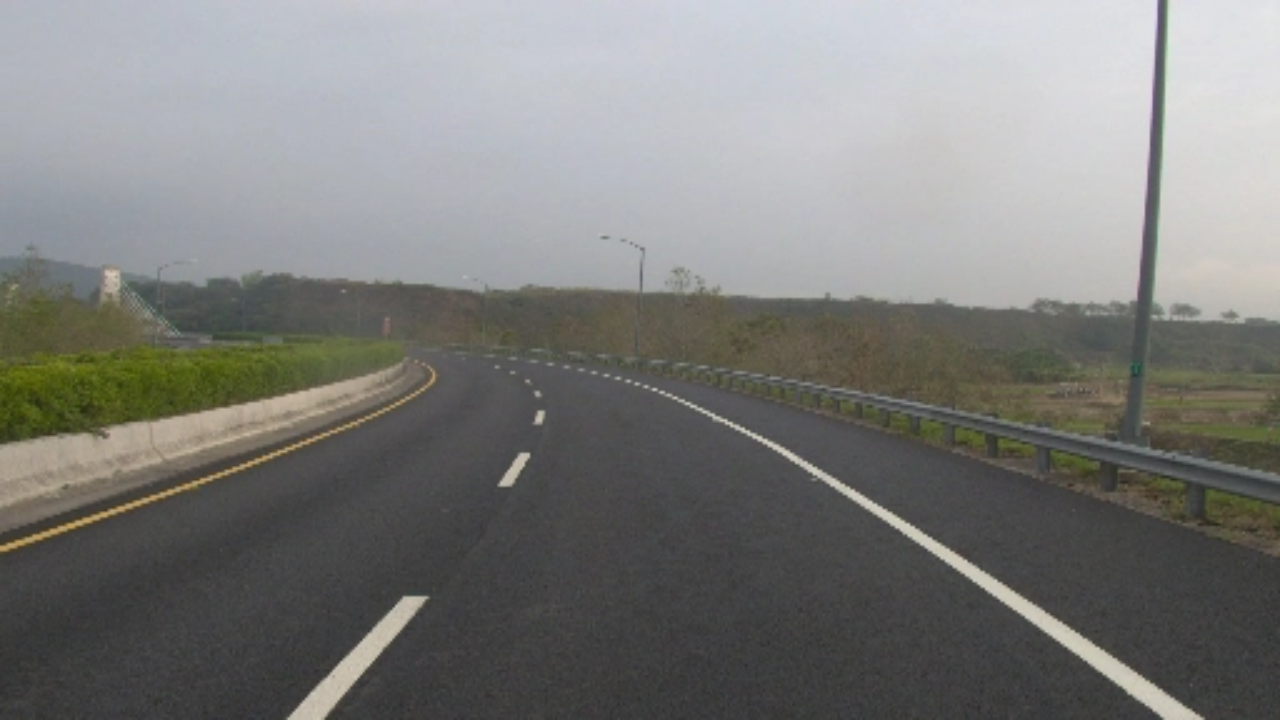
#> input picture test_images/15_171205073052_683_ob.png, 1280 x 720 px; its folder holds only this picture in this run
$ python binarization_utils.py   (older library calls are emulated)
#> lines starting #> are read from the running program, lines starting #| are printed output that depends on the picture; after the words box and inside, x2 and y2 are one past the last pixel; in counts of white or black regions, pixels touching at a corner belong together
import cv2
import numpy as np
import glob
import matplotlib.pyplot as plt


# selected threshold to highlight yellow lines
yellow_HSV_th_min = np.array([0, 70, 70])
yellow_HSV_th_max = np.array([50, 255, 255])


def thresh_frame_in_HSV(frame, min_values, max_values, verbose=False):
    """
    Threshold a color frame in HSV space
    """
    HSV = cv2.cvtColor(frame, cv2.COLOR_BGR2HSV)

    min_th_ok = np.all(HSV > min_values, axis=2)
    max_th_ok = np.all(HSV < max_values, axis=2)

    out = np.logical_and(min_th_ok, max_th_ok)

    if verbose:
        plt.imshow(out, cmap='gray')
        plt.show()

    return out


def thresh_frame_sobel(frame, kernel_size):
    """
    Apply Sobel edge detection to an input frame, then threshold the result
    """
    gray = cv2.cvtColor(frame, cv2.COLOR_BGR2GRAY)

    sobel_x = cv2.Sobel(gray, cv2.CV_64F, 1, 0, ksize=kernel_size)
    sobel_y = cv2.Sobel(gray, cv2.CV_64F, 0, 1, ksize=kernel_size)

    sobel_mag = np.sqrt(sobel_x ** 2 + sobel_y ** 2)
    sobel_mag = np.uint8(sobel_mag / np.max(sobel_mag) * 255)

    _, sobel_mag = cv2.threshold(sobel_mag, 50, 1, cv2.THRESH_BINARY)

    return sobel_mag.astype(bool)


def get_binary_from_equalized_grayscale(frame):
    """
    Apply histogram equalization to an input frame, threshold it and return the (binary) result.
    """
    gray = cv2.cvtColor(frame, cv2.COLOR_BGR2GRAY)

    eq_global = cv2.equalizeHist(gray)

    _, th = cv2.threshold(eq_global, thresh=250, maxval=255, type=cv2.THRESH_BINARY)

    return th


def binarize(img, verbose=False):
    """
    Convert an input frame to a binary image which highlight as most as possible the lane-lines.
    :param img: input color frame
    :param verbose: if True, show intermediate results
    :return: binarized frame
    """
    h, w = img.shape[:2]

    binary = np.zeros(shape=(h, w), dtype=np.uint8)

    # highlight yellow lines by threshold in HSV color space
    HSV_yellow_mask = thresh_frame_in_HSV(img, yellow_HSV_th_min, yellow_HSV_th_max, verbose=False)
    binary = np.logical_or(binary, HSV_yellow_mask)

    # highlight white lines by thresholding the equalized frame
    eq_white_mask = get_binary_from_equalized_grayscale(img)
    binary = np.logical_or(binary, eq_white_mask)

    # get Sobel binary mask (thresholded gradients)
    sobel_mask = thresh_frame_sobel(img, kernel_size=9)
    binary = np.logical_or(binary, sobel_mask)

    # apply a light morphology to "fill the gaps" in the binary image
    kernel = np.ones((5, 5), np.uint8)
    closing = cv2.morphologyEx(binary.astype(np.uint8), cv2.MORPH_CLOSE, kernel)

    if verbose:
        f, ax = plt.subplots(2, 3)
        f.set_facecolor('white')
        ax[0, 0].imshow(cv2.cvtColor(img, cv2.COLOR_BGR2RGB))
        ax[0, 0].set_title('input_frame')
        ax[0, 0].set_axis_off()
        ax[0, 0].set_axis_bgcolor('red')
        ax[0, 1].imshow(eq_white_mask, cmap='gray')
        ax[0, 1].set_title('white mask')
        ax[0, 1].set_axis_off()

        ax[0, 2].imshow(HSV_yellow_mask, cmap='gray')
        ax[0, 2].set_title('yellow mask')
        ax[0, 2].set_axis_off()

        ax[1, 0].imshow(sobel_mask, cmap='gray')
        ax[1, 0].set_title('sobel mask')
        ax[1, 0].set_axis_off()

        ax[1, 1].imshow(binary, cmap='gray')
        ax[1, 1].set_title('before closure')
        ax[1, 1].set_axis_off()

        ax[1, 2].imshow(closing, cmap='gray')
        ax[1, 2].set_title('after closure')
        ax[1, 2].set_axis_off()
        plt.show()

    return closing


if __name__ == '__main__':

    test_images = glob.glob('test_images/*')
    for test_image in test_images:
        img = cv2.imread(test_image)
#> img is the input picture: shape (720, 1280, 3); mean B, G, R 122.9, 125.3, 124.9
        binarize(img=img, verbose=True)
#> in thresh_frame_in_HSV, `HSV = cv2.cvtColor(frame, cv2.COLOR_BGR2HSV)`: HSV: shape (720, 1280, 3); mean H, S, V 69.2, 19.6, 128.5
#> in thresh_frame_in_HSV, `min_th_ok = np.all(HSV > min_values, axis=2)`:
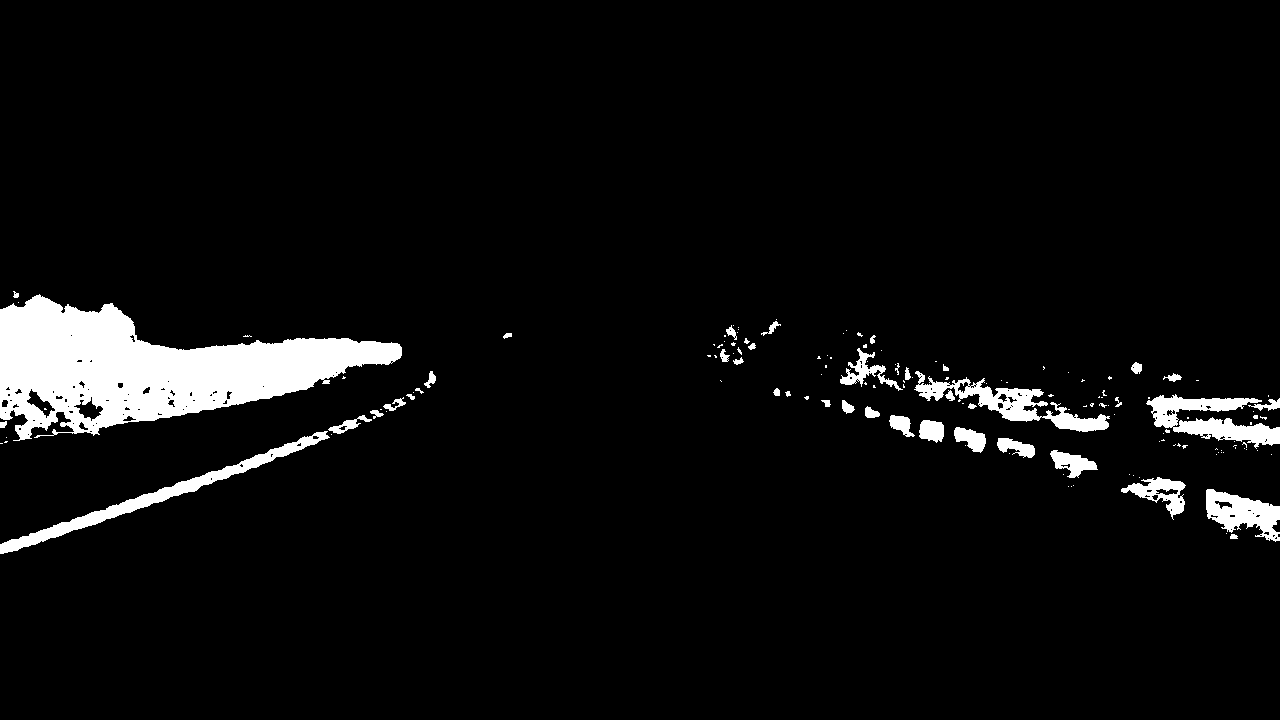
#> min_th_ok: shape (720, 1280) bool; 5.2% white; 146 white regions (103 under 20 px), largest, box (x1, y1, x2, y2) and area: (0, 294, 402, 441) 28849, (0, 431, 330, 554) 3758, (1146, 394, 1280, 449) 3256
#> in thresh_frame_in_HSV, `max_th_ok = np.all(HSV < max_values, axis=2)`:
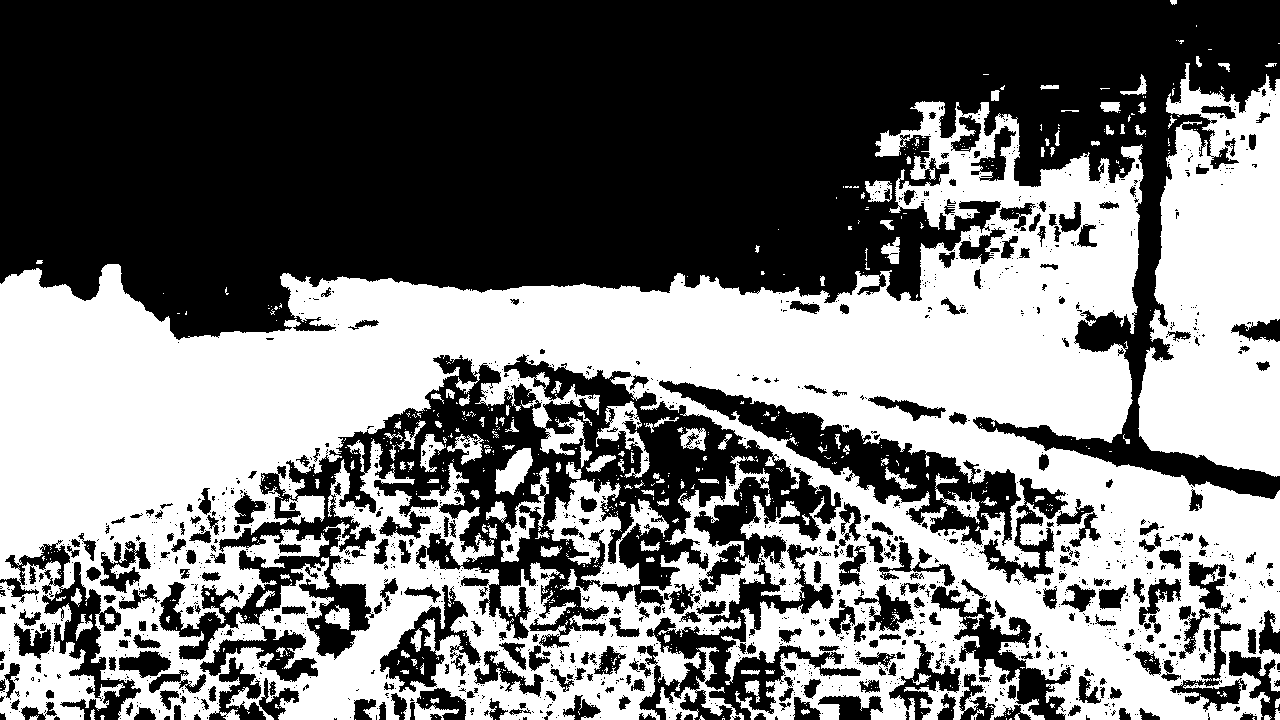
#> max_th_ok: shape (720, 1280) bool; 46.2% white; 741 white regions (615 under 20 px), largest, box (x1, y1, x2, y2) and area: (0, 101, 1280, 720) 366420, (1138, 63, 1280, 477) 42528, (656, 647, 744, 720) 1474
#> in get_binary_from_equalized_grayscale, `eq_global = cv2.equalizeHist(gray)`:
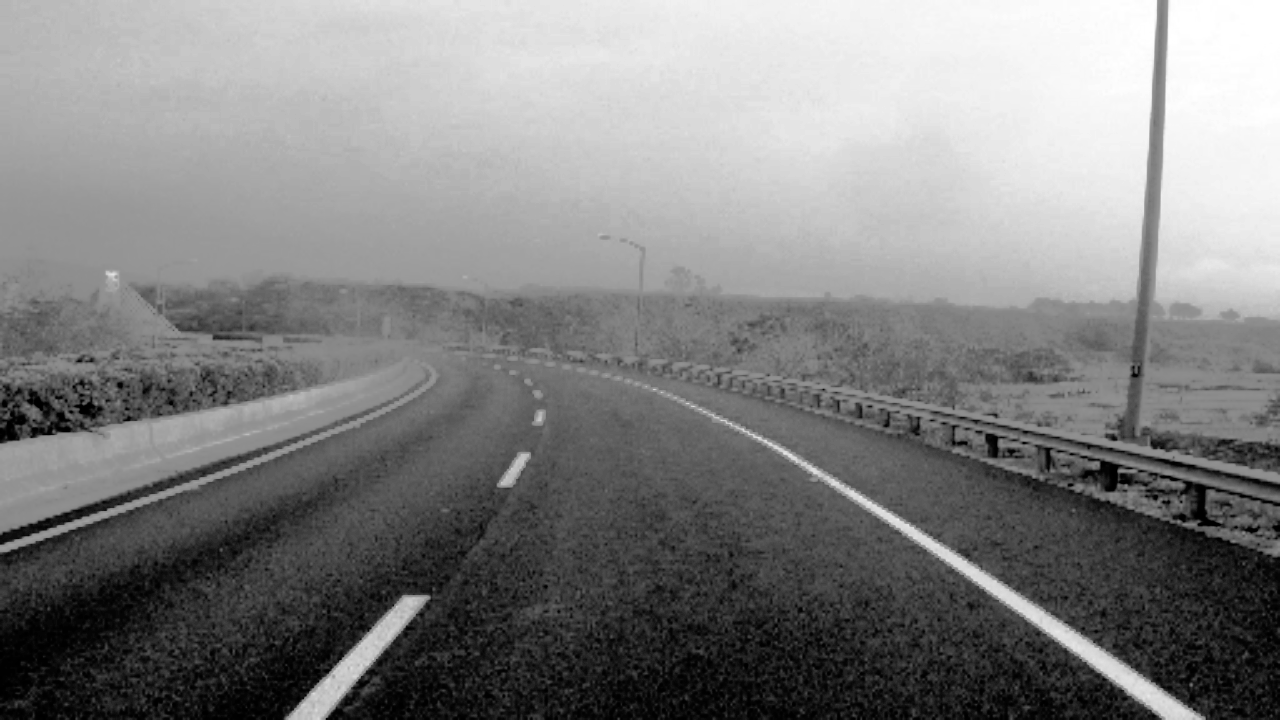
#> eq_global: shape (720, 1280); min 0, max 255, mean 128.8
#> in get_binary_from_equalized_grayscale, `_, th = cv2.threshold(eq_global, thresh=250, maxval=255, type=cv2.THRE..`: th: shape (720, 1280); 2.2% white; 18 white regions (15 under 20 px), largest, box (x1, y1, x2, y2) and area: (1166, 0, 1280, 132) 13051, (1010, 0, 1156, 98) 7158, (1002, 14, 1008, 20) 22
#> in binarize, `binary = np.logical_or(binary, eq_white_mask)`: binary: shape (720, 1280) bool; 7.4% white; 163 white regions (118 under 20 px), largest, box (x1, y1, x2, y2) and area: (0, 294, 402, 441) 28849, (1166, 0, 1280, 132) 13051, (1010, 0, 1156, 98) 7158
#> in thresh_frame_sobel, `sobel_y = cv2.Sobel(gray, cv2.CV_64F, 0, 1, ksize=kernel_size)`:
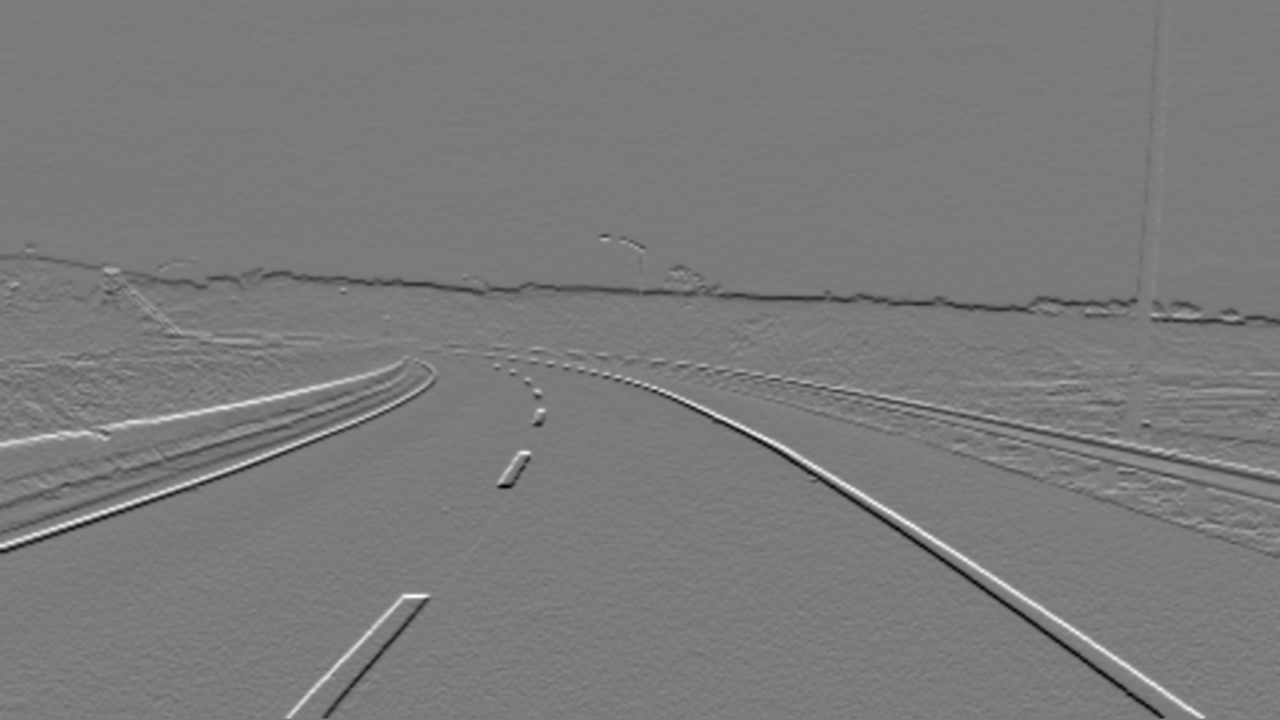
#> sobel_y: shape (720, 1280) float64; min -904305, max 957574, mean -6353.8; drawn with min black and max white
#> in thresh_frame_sobel, `_, sobel_mag = cv2.threshold(sobel_mag, 50, 1, cv2.THRESH_BINARY)`: sobel_mag: shape (720, 1280); values 0 (black) and 1 (white), 4.2% white; 276 white regions (177 under 20 px), largest, box (x1, y1, x2, y2) and area: (633, 380, 1207, 720) 7694, (487, 0, 1161, 314) 5709, (0, 364, 438, 554) 4250
#> in binarize, `binary = np.logical_or(binary, sobel_mask)`: binary: shape (720, 1280) bool; 11.1% white; 353 white regions (233 under 20 px), largest, box (x1, y1, x2, y2) and area: (0, 294, 402, 448) 30827, (1148, 0, 1280, 326) 15943, (487, 0, 1161, 314) 12820
#> in binarize, `closing = cv2.morphologyEx(binary.astype(np.uint8), cv2.MORPH_CLOSE, k..`: closing: shape (720, 1280); values 0 (black) and 1 (white), 12.2% white; 137 white regions (69 under 20 px), largest, box (x1, y1, x2, y2) and area: (255, 0, 1280, 326) 32437, (0, 294, 404, 448) 32241, (752, 344, 1280, 485) 11239
#> in binarize, `plt.show()`:
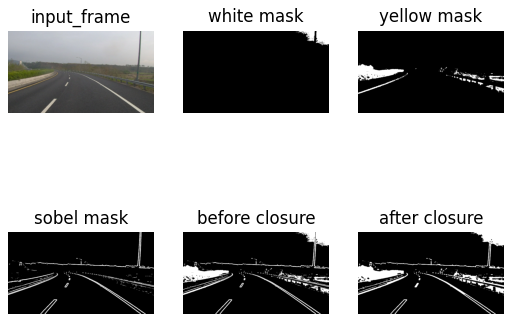
#> figure drawn by matplotlib, 6 panels

$ run again, on test_images/17_170904170632_127_ob.webp
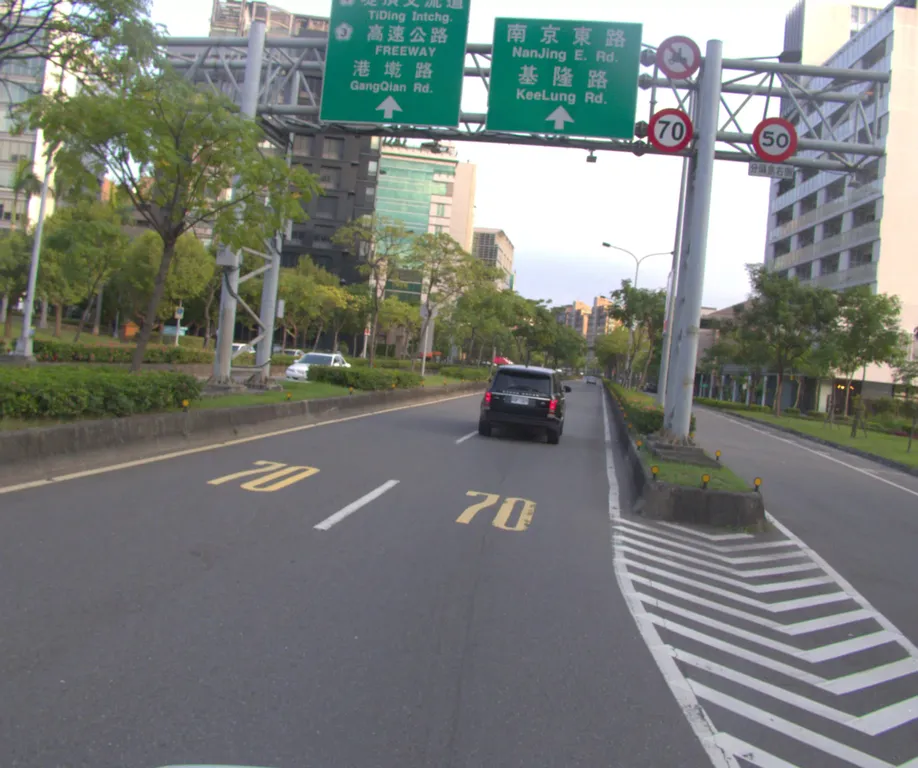
#> input picture test_images/17_170904170632_127_ob.webp, 918 x 768 px, shrunk from 2448 x 2048 before the run
#> img is the input picture: shape (768, 918, 3); mean B, G, R 121, 124.6, 120
#> HSV: shape (768, 918, 3); mean H, S, V 84.2, 42.6, 130.9
#> in thresh_frame_in_HSV, `min_th_ok = np.all(HSV > min_values, axis=2)`:
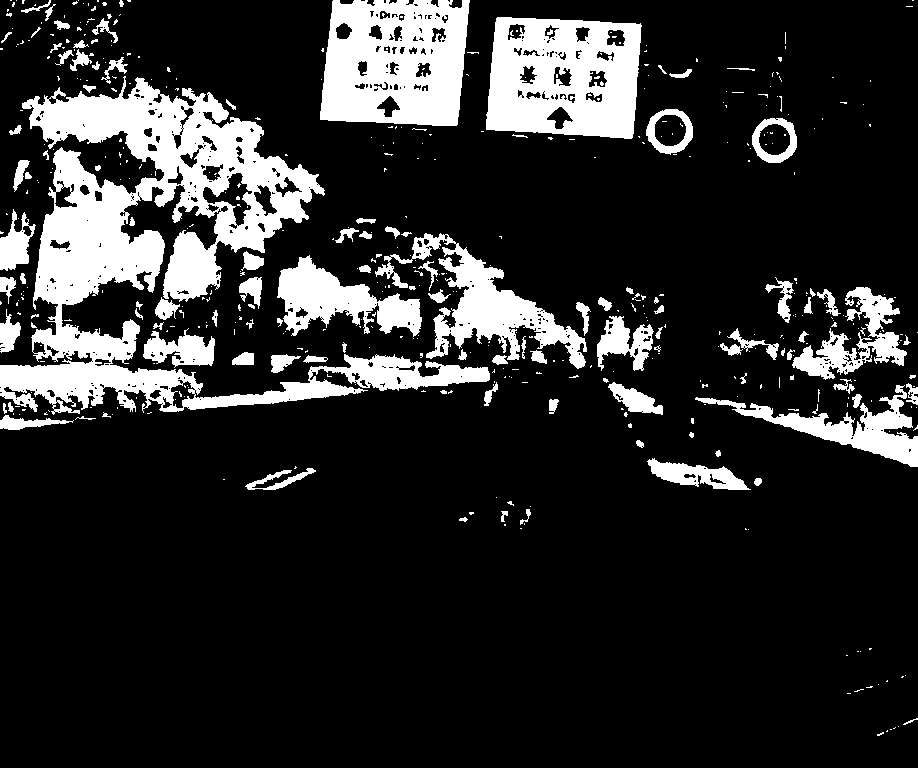
#> min_th_ok: shape (768, 918) bool; 17% white; 510 white regions (398 under 20 px), largest, box (x1, y1, x2, y2) and area: (0, 76, 490, 415) 48014, (320, 0, 470, 126) 15142, (486, 17, 642, 139) 14773
#> max_th_ok: shape (768, 918) bool; 29% white; 459 white regions (378 under 20 px), largest, box (x1, y1, x2, y2) and area: (0, 7, 765, 505) 158908, (692, 28, 918, 469) 30926, (207, 459, 322, 493) 2101
#> out: shape (768, 918) bool; 12.3% white; 349 white regions (260 under 20 px), largest, box (x1, y1, x2, y2) and area: (0, 76, 490, 415) 47877, (375, 233, 587, 369) 7929, (277, 255, 422, 337) 5545
#> th: shape (768, 918); 4% white; 247 white regions (225 under 20 px), largest, box (x1, y1, x2, y2) and area: (476, 145, 682, 260) 16149, (605, 8, 785, 56) 4649, (712, 161, 769, 272) 4105
#> in binarize, `closing = cv2.morphologyEx(binary.astype(np.uint8), cv2.MORPH_CLOSE, k..`:
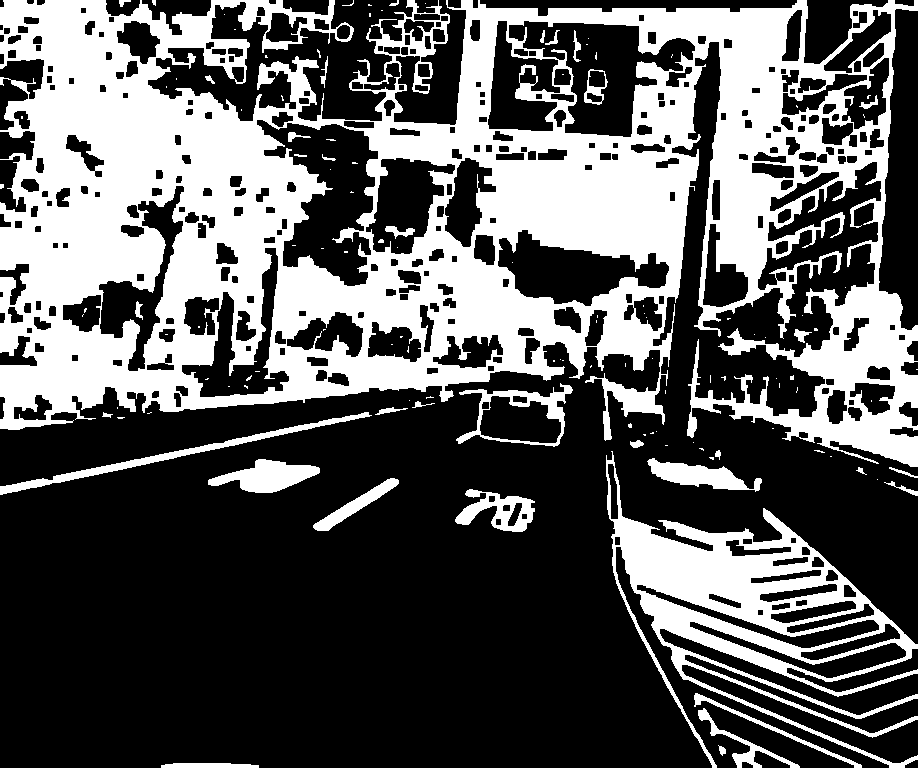
#> closing: shape (768, 918); values 0 (black) and 1 (white), 35.9% white; 125 white regions (89 under 20 px), largest, box (x1, y1, x2, y2) and area: (0, 0, 918, 467) 211993, (606, 451, 918, 768) 25800, (0, 412, 372, 495) 2422
